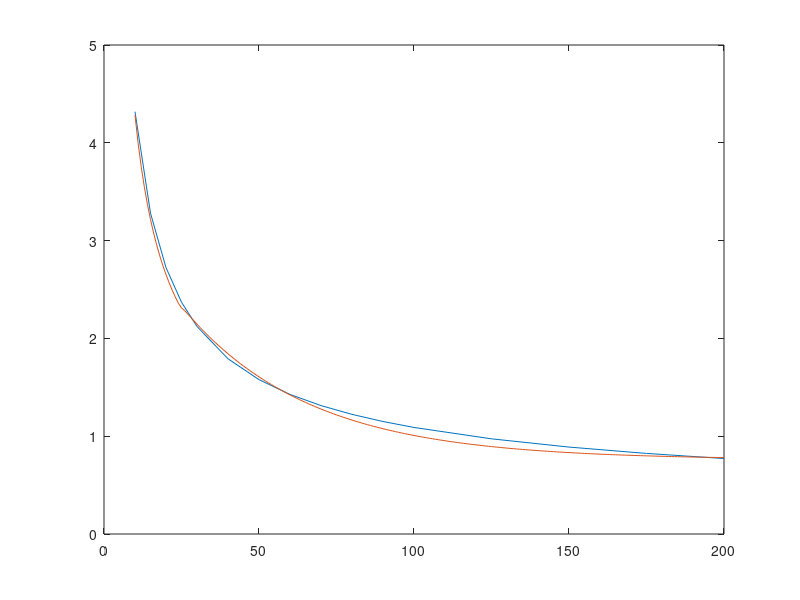

The MATLAB source for this figure:
clear all
clc
subplot(1,1,1);
Reex=[10 15 20 25 30 40 50 60 70 80 90 100 125 150 175 200];  %表格雷诺数
Rein=1./Reex;
Cdex=[4.3178 3.2805 2.7240 2.3700 2.1218 1.7917 1.5785 1.4272 1.3131 1.2233 1.1503 1.0895 0.97316 0.88887 0.82396 0.77176];  %表格阻力系数
Cdin=1 ./ Cdex;
Cdexp=log(Cdex-0.76);
plot(Reex,Cdex)  %蓝色原始数据
hold on
Cn1=polyfit((Reex-6),Cdexp,1);  %指数函数拟合，前段不准
Cn2=polyfit(Rein.^0.9,Cdex,1);  %幂函数拟合，后段不准
Reex=10:1:200;
Cdnh1=exp(Cn1(1).*Reex+Cn1(2))+0.76;
Cdnh2=Cn2(1)./Reex.^0.9+Cn2(2);
%plot(Reex,Cdnh1)
%plot(Reex,Cdnh2)
Cdnh=(atan((exp(Reex)-exp(25))./exp(24))./1.5708+1)./2.*Cdnh1+(1-(atan((exp(Reex)-exp(25))./exp(24))./1.5708+1)./2).*Cdnh2;
plot(Reex,Cdnh)